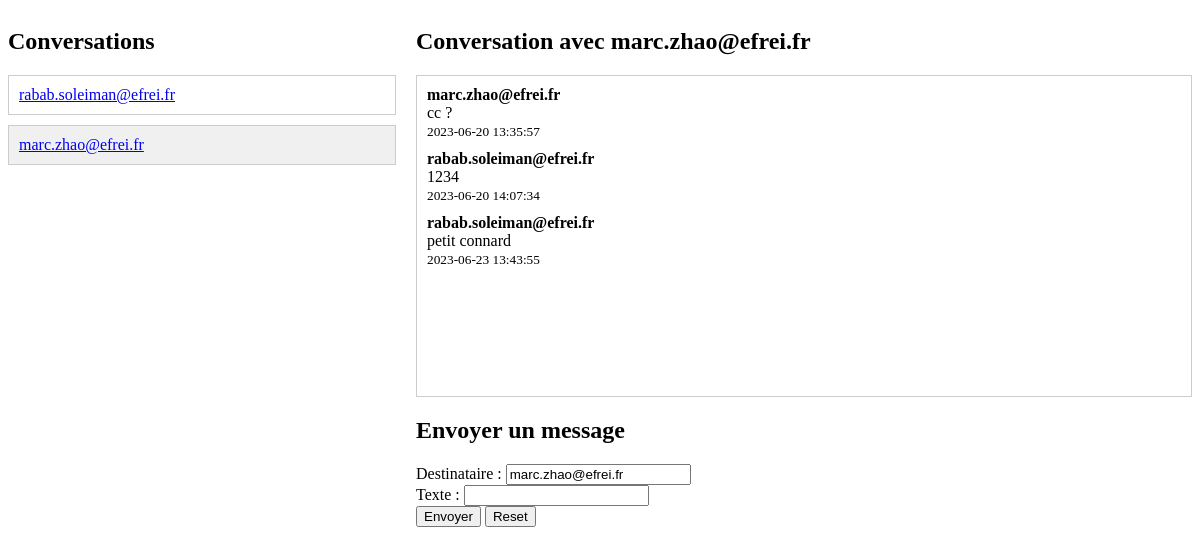
The app's page /PHP/Message.php?destinataire=marc.zhao@efrei.fr (signed in) with its own data.
### tables this page shows
CREATE TABLE `messages` (
  `ID` int(50) NOT NULL,
  `expediteur_email` varchar(50) NOT NULL,
  `destinataire_email` varchar(50) NOT NULL,
  `contexte` varchar(1000) NOT NULL,
  `date_envoi` varchar(50) NOT NULL
);

### PHP/Message.php (the view, shortened to what this page needs)
<?php
include('dbConn.php');
$expediteurEmail = $_SESSION['email'];
?>
<!DOCTYPE html>
<html>
<head>
</head>
<body>
    <div class="container">
        <div class="conversation-list">
            <h2>Conversations</h2>
            <?php
            $queryUsers = "SELECT DISTINCT destinataire_email FROM messages WHERE expediteur_email = '$expediteurEmail' OR destinataire_email = '$expediteurEmail'";
            $resultUsers = mysqli_query($connection, $queryUsers);
            while ($rowUser = mysqli_fetch_assoc($resultUsers)) {
                $destinataireEmail = $rowUser['destinataire_email'];
                $activeClass = (isset($_GET['destinataire']) && $_GET['destinataire'] == $destinataireEmail) ? 'active' : '';
                echo '<div class="conversation ' . $activeClass . '">';
                echo '<a href="?destinataire=' . $destinataireEmail . '">' . $destinataireEmail . '</a>';
                echo '</div>';
            }
            ?>
        </div>
        <div class="message-box">
            <h2>Conversation avec <?php echo isset($_GET['destinataire']) ? $_GET['destinataire'] : ''; ?></h2>
            <?php
            if (isset($_GET['destinataire'])) {
                $destinataireEmail = $_GET['destinataire'];
                $queryMessages = "SELECT * FROM messages WHERE (expediteur_email = '$expediteurEmail' AND destinataire_email = '$destinataireEmail') OR (expediteur_email = '$destinataireEmail' AND destinataire_email = '$expediteurEmail')";
                $resultMessages = mysqli_query($connection, $queryMessages);
                ?>
                <div class="message-list">
                    <?php
                    while ($rowMessage = mysqli_fetch_assoc($resultMessages)) {
                        $expediteur = $rowMessage['expediteur_email'];
                        $message = $rowMessage['contexte'];
                        $dateEnvoi = $rowMessage['date_envoi'];
                        $messageClass = ($expediteur == $expediteurEmail) ? 'sent' : 'received';
                        echo '<div class="message-item ' . $messageClass . '">';
                        echo '<strong>' . $expediteur . '</strong><br>';
                        echo $message . '<br>';
                        echo '<small>' . $dateEnvoi . '</small>';
                        echo '</div>';
                    }
                    ?>
                </div>
                <h2>Envoyer un message</h2>
                <form action='' method='post'>
                    Destinataire : <input type='text' name='txtemail' value="<?php echo $destinataireEmail; ?>" required><br>
                    Texte : <input type='text' name='txttexte' required><br>
                    <input type='submit' name='btnMessage' value='Envoyer'>
                    <input type='reset' name='btnReset' value='Reset'>
                </form>
            <?php } ?>
        </div>
    </div>
</body>
</html>

### PHP/Message.php (style rules this page uses)
.container { display: flex; }
.conversation-list { flex: 1; margin-right: 20px; }
.message-box { display: block; flex: 2; }
.conversation { cursor: pointer; padding: 10px; border: 1px solid #ccc; margin-bottom: 10px; }
.conversation.active { background-color: #f0f0f0; }
.message-list { border: 1px solid #ccc; padding: 10px; height: 300px; overflow-y: scroll; }
.message-item { margin-bottom: 10px; }

### records on screen
messages: expediteur_email "marc.zhao@efrei.fr", contexte "cc ?", date_envoi "2023-06-20 13:35:57"
messages: expediteur_email "rabab.soleiman@efrei.fr", contexte "1234", date_envoi "2023-06-20 14:07:34"
messages: expediteur_email "rabab.soleiman@efrei.fr", contexte "petit connard", date_envoi "2023-06-23 13:43:55"

### other values on screen
$destinataireEmail "rabab.soleiman@efrei.fr"
$destinataireEmail "marc.zhao@efrei.fr"
$_GET['destinataire'] "marc.zhao@efrei.fr"
